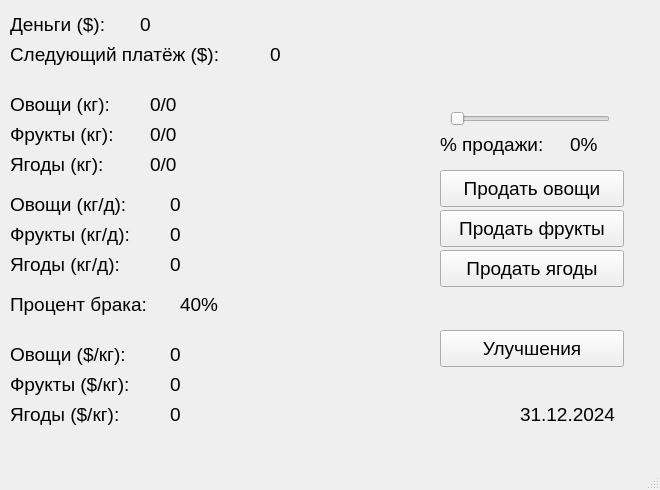
<?xml version="1.0" encoding="UTF-8"?>
<ui version="4.0">
 <class>MainWindow</class>
 <widget class="QMainWindow" name="MainWindow">
  <property name="geometry">
   <rect>
    <x>0</x>
    <y>0</y>
    <width>660</width>
    <height>490</height>
   </rect>
  </property>
  <property name="sizePolicy">
   <sizepolicy hsizetype="Fixed" vsizetype="Fixed">
    <horstretch>0</horstretch>
    <verstretch>0</verstretch>
   </sizepolicy>
  </property>
  <property name="minimumSize">
   <size>
    <width>660</width>
    <height>490</height>
   </size>
  </property>
  <property name="maximumSize">
   <size>
    <width>660</width>
    <height>490</height>
   </size>
  </property>
  <property name="windowTitle">
   <string>Warehouse Manager ARM Training</string>
  </property>
  <widget class="QWidget" name="centralwidget">
   <widget class="QLabel" name="Label">
    <property name="geometry">
     <rect>
      <x>10</x>
      <y>10</y>
      <width>122</width>
      <height>28</height>
     </rect>
    </property>
    <property name="font">
     <font>
      <pointsize>14</pointsize>
     </font>
    </property>
    <property name="text">
     <string>Деньги ($):</string>
    </property>
   </widget>
   <widget class="QLabel" name="Money">
    <property name="geometry">
     <rect>
      <x>140</x>
      <y>10</y>
      <width>111</width>
      <height>28</height>
     </rect>
    </property>
    <property name="font">
     <font>
      <pointsize>14</pointsize>
     </font>
    </property>
    <property name="text">
     <string>0</string>
    </property>
   </widget>
   <widget class="QLabel" name="Label_2">
    <property name="geometry">
     <rect>
      <x>10</x>
      <y>90</y>
      <width>125</width>
      <height>28</height>
     </rect>
    </property>
    <property name="font">
     <font>
      <pointsize>14</pointsize>
     </font>
    </property>
    <property name="text">
     <string>Овощи (кг):</string>
    </property>
   </widget>
   <widget class="QLabel" name="Label_3">
    <property name="geometry">
     <rect>
      <x>10</x>
      <y>120</y>
      <width>133</width>
      <height>28</height>
     </rect>
    </property>
    <property name="font">
     <font>
      <pointsize>14</pointsize>
     </font>
    </property>
    <property name="text">
     <string>Фрукты (кг):</string>
    </property>
   </widget>
   <widget class="QLabel" name="Vegetables">
    <property name="geometry">
     <rect>
      <x>150</x>
      <y>90</y>
      <width>141</width>
      <height>28</height>
     </rect>
    </property>
    <property name="font">
     <font>
      <pointsize>14</pointsize>
     </font>
    </property>
    <property name="text">
     <string>0/0</string>
    </property>
   </widget>
   <widget class="QLabel" name="Fruits">
    <property name="geometry">
     <rect>
      <x>150</x>
      <y>120</y>
      <width>141</width>
      <height>28</height>
     </rect>
    </property>
    <property name="font">
     <font>
      <pointsize>14</pointsize>
     </font>
    </property>
    <property name="text">
     <string>0/0</string>
    </property>
   </widget>
   <widget class="QLabel" name="Label_4">
    <property name="geometry">
     <rect>
      <x>10</x>
      <y>150</y>
      <width>119</width>
      <height>28</height>
     </rect>
    </property>
    <property name="font">
     <font>
      <pointsize>14</pointsize>
     </font>
    </property>
    <property name="text">
     <string>Ягоды (кг):</string>
    </property>
   </widget>
   <widget class="QLabel" name="Berries">
    <property name="geometry">
     <rect>
      <x>150</x>
      <y>150</y>
      <width>141</width>
      <height>28</height>
     </rect>
    </property>
    <property name="font">
     <font>
      <pointsize>14</pointsize>
     </font>
    </property>
    <property name="text">
     <string>0/0</string>
    </property>
   </widget>
   <widget class="QLabel" name="Label_5">
    <property name="geometry">
     <rect>
      <x>10</x>
      <y>40</y>
      <width>256</width>
      <height>28</height>
     </rect>
    </property>
    <property name="font">
     <font>
      <pointsize>14</pointsize>
     </font>
    </property>
    <property name="text">
     <string>Следующий платёж ($):</string>
    </property>
   </widget>
   <widget class="QLabel" name="Rent">
    <property name="geometry">
     <rect>
      <x>270</x>
      <y>40</y>
      <width>91</width>
      <height>28</height>
     </rect>
    </property>
    <property name="font">
     <font>
      <pointsize>14</pointsize>
     </font>
    </property>
    <property name="text">
     <string>0</string>
    </property>
   </widget>
   <widget class="QLabel" name="BerriesDay">
    <property name="geometry">
     <rect>
      <x>170</x>
      <y>250</y>
      <width>81</width>
      <height>28</height>
     </rect>
    </property>
    <property name="font">
     <font>
      <pointsize>14</pointsize>
     </font>
    </property>
    <property name="text">
     <string>0</string>
    </property>
   </widget>
   <widget class="QLabel" name="VegetablesDay">
    <property name="geometry">
     <rect>
      <x>170</x>
      <y>190</y>
      <width>81</width>
      <height>28</height>
     </rect>
    </property>
    <property name="font">
     <font>
      <pointsize>14</pointsize>
     </font>
    </property>
    <property name="text">
     <string>0</string>
    </property>
   </widget>
   <widget class="QLabel" name="Label_6">
    <property name="geometry">
     <rect>
      <x>10</x>
      <y>190</y>
      <width>147</width>
      <height>28</height>
     </rect>
    </property>
    <property name="font">
     <font>
      <pointsize>14</pointsize>
     </font>
    </property>
    <property name="text">
     <string>Овощи (кг/д):</string>
    </property>
   </widget>
   <widget class="QLabel" name="FruitsDay">
    <property name="geometry">
     <rect>
      <x>170</x>
      <y>220</y>
      <width>81</width>
      <height>28</height>
     </rect>
    </property>
    <property name="font">
     <font>
      <pointsize>14</pointsize>
     </font>
    </property>
    <property name="text">
     <string>0</string>
    </property>
   </widget>
   <widget class="QLabel" name="Label_7">
    <property name="geometry">
     <rect>
      <x>10</x>
      <y>220</y>
      <width>155</width>
      <height>28</height>
     </rect>
    </property>
    <property name="font">
     <font>
      <pointsize>14</pointsize>
     </font>
    </property>
    <property name="text">
     <string>Фрукты (кг/д):</string>
    </property>
   </widget>
   <widget class="QLabel" name="Label_8">
    <property name="geometry">
     <rect>
      <x>10</x>
      <y>250</y>
      <width>141</width>
      <height>28</height>
     </rect>
    </property>
    <property name="font">
     <font>
      <pointsize>14</pointsize>
     </font>
    </property>
    <property name="text">
     <string>Ягоды (кг/д):</string>
    </property>
   </widget>
   <widget class="QLabel" name="DefectPercent">
    <property name="geometry">
     <rect>
      <x>180</x>
      <y>290</y>
      <width>111</width>
      <height>28</height>
     </rect>
    </property>
    <property name="font">
     <font>
      <pointsize>14</pointsize>
     </font>
    </property>
    <property name="text">
     <string>40%</string>
    </property>
   </widget>
   <widget class="QLabel" name="Label_9">
    <property name="geometry">
     <rect>
      <x>10</x>
      <y>290</y>
      <width>166</width>
      <height>28</height>
     </rect>
    </property>
    <property name="font">
     <font>
      <pointsize>14</pointsize>
     </font>
    </property>
    <property name="text">
     <string>Процент брака:</string>
    </property>
   </widget>
   <widget class="QLabel" name="FruitsPrice">
    <property name="geometry">
     <rect>
      <x>170</x>
      <y>370</y>
      <width>91</width>
      <height>28</height>
     </rect>
    </property>
    <property name="font">
     <font>
      <pointsize>14</pointsize>
     </font>
    </property>
    <property name="text">
     <string>0</string>
    </property>
   </widget>
   <widget class="QLabel" name="BerriesPrice">
    <property name="geometry">
     <rect>
      <x>170</x>
      <y>400</y>
      <width>91</width>
      <height>28</height>
     </rect>
    </property>
    <property name="font">
     <font>
      <pointsize>14</pointsize>
     </font>
    </property>
    <property name="text">
     <string>0</string>
    </property>
   </widget>
   <widget class="QLabel" name="Label_10">
    <property name="geometry">
     <rect>
      <x>10</x>
      <y>370</y>
      <width>155</width>
      <height>28</height>
     </rect>
    </property>
    <property name="font">
     <font>
      <pointsize>14</pointsize>
     </font>
    </property>
    <property name="text">
     <string>Фрукты ($/кг):</string>
    </property>
   </widget>
   <widget class="QLabel" name="Label_11">
    <property name="geometry">
     <rect>
      <x>10</x>
      <y>340</y>
      <width>147</width>
      <height>28</height>
     </rect>
    </property>
    <property name="font">
     <font>
      <pointsize>14</pointsize>
     </font>
    </property>
    <property name="text">
     <string>Овощи ($/кг):</string>
    </property>
   </widget>
   <widget class="QLabel" name="Label_12">
    <property name="geometry">
     <rect>
      <x>10</x>
      <y>400</y>
      <width>141</width>
      <height>28</height>
     </rect>
    </property>
    <property name="font">
     <font>
      <pointsize>14</pointsize>
     </font>
    </property>
    <property name="text">
     <string>Ягоды ($/кг):</string>
    </property>
   </widget>
   <widget class="QLabel" name="VegetablesPrice">
    <property name="geometry">
     <rect>
      <x>170</x>
      <y>340</y>
      <width>91</width>
      <height>28</height>
     </rect>
    </property>
    <property name="font">
     <font>
      <pointsize>14</pointsize>
     </font>
    </property>
    <property name="text">
     <string>0</string>
    </property>
   </widget>
   <widget class="QLabel" name="Date">
    <property name="geometry">
     <rect>
      <x>520</x>
      <y>400</y>
      <width>131</width>
      <height>28</height>
     </rect>
    </property>
    <property name="font">
     <font>
      <pointsize>14</pointsize>
     </font>
    </property>
    <property name="text">
     <string>31.12.2024</string>
    </property>
   </widget>
   <widget class="QSlider" name="SellSlider">
    <property name="geometry">
     <rect>
      <x>450</x>
      <y>110</y>
      <width>160</width>
      <height>18</height>
     </rect>
    </property>
    <property name="font">
     <font>
      <pointsize>7</pointsize>
     </font>
    </property>
    <property name="maximum">
     <number>100</number>
    </property>
    <property name="orientation">
     <enum>Qt::Horizontal</enum>
    </property>
   </widget>
   <widget class="QPushButton" name="SellFruits">
    <property name="geometry">
     <rect>
      <x>440</x>
      <y>210</y>
      <width>184</width>
      <height>37</height>
     </rect>
    </property>
    <property name="font">
     <font>
      <pointsize>14</pointsize>
     </font>
    </property>
    <property name="text">
     <string>Продать фрукты</string>
    </property>
   </widget>
   <widget class="QPushButton" name="SellVegetables">
    <property name="geometry">
     <rect>
      <x>440</x>
      <y>170</y>
      <width>184</width>
      <height>37</height>
     </rect>
    </property>
    <property name="font">
     <font>
      <pointsize>14</pointsize>
     </font>
    </property>
    <property name="text">
     <string>Продать овощи</string>
    </property>
   </widget>
   <widget class="QPushButton" name="SellBerries">
    <property name="geometry">
     <rect>
      <x>440</x>
      <y>250</y>
      <width>184</width>
      <height>37</height>
     </rect>
    </property>
    <property name="font">
     <font>
      <pointsize>14</pointsize>
     </font>
    </property>
    <property name="text">
     <string>Продать ягоды</string>
    </property>
   </widget>
   <widget class="QLabel" name="label_2">
    <property name="geometry">
     <rect>
      <x>440</x>
      <y>130</y>
      <width>130</width>
      <height>28</height>
     </rect>
    </property>
    <property name="sizePolicy">
     <sizepolicy hsizetype="Ignored" vsizetype="Ignored">
      <horstretch>0</horstretch>
      <verstretch>0</verstretch>
     </sizepolicy>
    </property>
    <property name="font">
     <font>
      <pointsize>14</pointsize>
     </font>
    </property>
    <property name="text">
     <string>% продажи:</string>
    </property>
   </widget>
   <widget class="QLabel" name="SellPercent">
    <property name="geometry">
     <rect>
      <x>570</x>
      <y>130</y>
      <width>61</width>
      <height>28</height>
     </rect>
    </property>
    <property name="font">
     <font>
      <pointsize>14</pointsize>
     </font>
    </property>
    <property name="text">
     <string>0%</string>
    </property>
   </widget>
   <widget class="QPushButton" name="UpgradesBtn">
    <property name="geometry">
     <rect>
      <x>440</x>
      <y>330</y>
      <width>184</width>
      <height>37</height>
     </rect>
    </property>
    <property name="font">
     <font>
      <pointsize>14</pointsize>
     </font>
    </property>
    <property name="text">
     <string>Улучшения</string>
    </property>
   </widget>
  </widget>
  <widget class="QMenuBar" name="menubar">
   <property name="geometry">
    <rect>
     <x>0</x>
     <y>0</y>
     <width>660</width>
     <height>25</height>
    </rect>
   </property>
  </widget>
  <widget class="QStatusBar" name="statusbar"/>
 </widget>
 <resources/>
 <connections/>
</ui>
